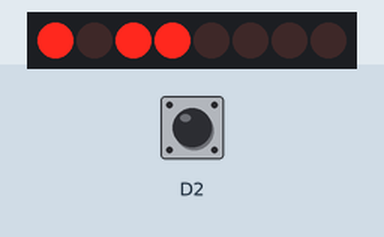
Bench run of a sketch on a simulated ESP8266 (NodeMCU). Shown: 8 shift-register outputs drawn as a row of LEDs (first output left, lit = HIGH). Wiring (inferred from the names in the program): shift register (74HC595): data D4; shift clock D3; latch D7. Wiring (inferred from the signals the program sends): row of LEDs: on Q0, Q1, Q2, Q3, Q4, Q5, Q6, Q7. The inputs (shaded band) are chosen by the test bench; at power-on: D2 HIGH. WiFi joins after 1.5 s; servers stay silent unless stated; not simulated (calls return 0 or success): secrets.hpp; what the sketch prints to the serial monitor is not drawn.

Above: at 0.1 s.
At 2.7 s:
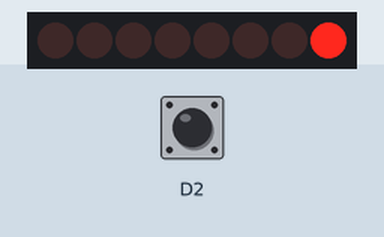
2.8 s: D2 pulled LOW for 3.2 s
Timing chart, 0 to 5.8 s (numbered marks = the images above; inputs shaded):
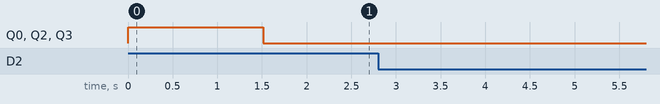

The sketch:

grayscale5110.ino
```cpp
// (licence header left out)
#include <ESP8266WiFi.h>

#include "secrets.hpp"

WiFiServer server(8080);

#define PIN_SCE   D7 // Chip Select
#define PIN_RESET D6 // Reset
#define PIN_DC    D5 // Mode Select
#define PIN_SDIN  D4 // Data In
#define PIN_SCLK  D3 // Clock

#define LCD_C     LOW
#define LCD_D     HIGH

#define LCD_W     84
#define LCD_H     48

void LcdWrite(byte dc, byte data)
{
  digitalWrite(PIN_DC, dc);
  digitalWrite(PIN_SCE, LOW);
  shiftOut(PIN_SDIN, PIN_SCLK, MSBFIRST, data);
  digitalWrite(PIN_SCE, HIGH);
}

void LcdInitialise(void)
{
  pinMode(PIN_SCE, OUTPUT);
  pinMode(PIN_RESET, OUTPUT);
  pinMode(PIN_DC, OUTPUT);
  pinMode(PIN_SDIN, OUTPUT);
  pinMode(PIN_SCLK, OUTPUT);

  digitalWrite(PIN_RESET, LOW);
  digitalWrite(PIN_RESET, HIGH);

  // See page 14 of https://sparkfun.com/datasheets/LCD/Monochrome/Nokia5110.pdf
  LcdWrite(LCD_C, 0b100001 );  // LCD Extended Commands.
  LcdWrite(LCD_C, 0b10111000 );  // Set LCD Vop (Contrast).
  LcdWrite(LCD_C, 0b110 );  // Set Temp coefficent. //0x04
  LcdWrite(LCD_C, 0x14);  // LCD bias mode 1:48. //0x13
  LcdWrite(LCD_C, 0b100010 );  // LCD Basic Commands
  LcdWrite(LCD_C, 0b1101 );  // LCD in normal mode.
}

void setup()
{
  pinMode(D2, INPUT_PULLUP);

  LcdInitialise();

  Serial.begin(115200);
  delay(10);

  Serial.println();
  Serial.print("Connecting to ");
  Serial.println(ssid);

  WiFi.mode(WIFI_STA);
  WiFi.begin(ssid, password);

  while (WiFi.status() != WL_CONNECTED)
  {
    delay(500);
    Serial.print(".");
  }

  Serial.println("");
  Serial.println("WiFi connected");
  Serial.println("IP address: ");
  Serial.println(WiFi.localIP());

  server.begin();
}

byte g_bitmap[504 * 32] =
#include "ready.hpp"
  ;

size_t g_bitmap_len = 5544;

void send_bitmap()
{
  // move cursor to 0,0
  LcdWrite(LCD_C, 0b01000000);  // X
  LcdWrite(LCD_C, 0b10000000);  // Y

  // write data to LCD
  digitalWrite(PIN_DC, LCD_D);
  digitalWrite(PIN_SCE, LOW);

  for(size_t i = 0; i < g_bitmap_len; i += 504)
  {
    for(int j = 0; j < 504; ++j)
    {
      shiftOut(PIN_SDIN, PIN_SCLK, MSBFIRST, g_bitmap[i+j]);
    }
    if (digitalRead(D2) == LOW)
    {
      delay(500);
    }
  }

  digitalWrite(PIN_SCE, HIGH);
}

void loop()
{
  WiFiClient client = server.available();
  if (client)
  {
    while (client.connected())
    {
      if (client.available())
      {
        g_bitmap_len = client.readBytes(g_bitmap, sizeof(g_bitmap));
        client.stop();
      }
    }
  }

  send_bitmap();
}

/* EOF */
```

Source omitted: ready.hpp (data table, 33268 bytes)
